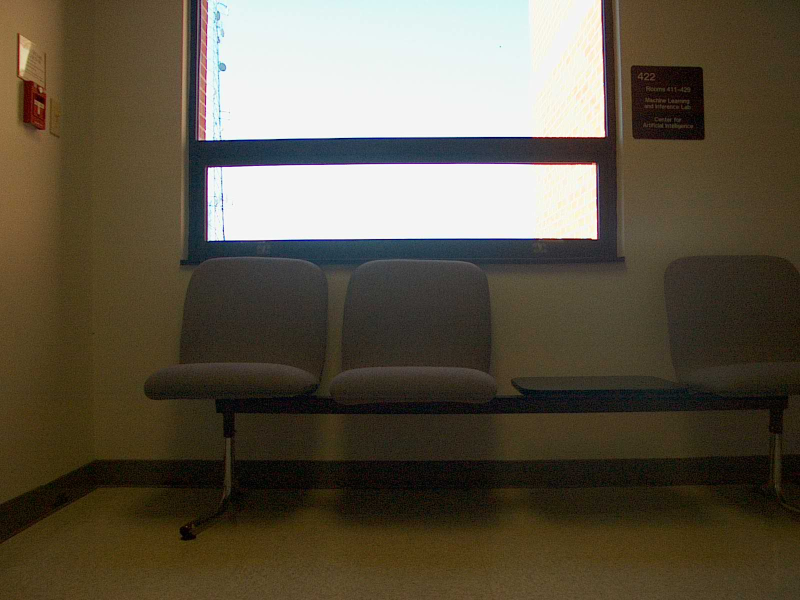
#> input picture hw2_cs682_smansur4/ST2MainHall4/ST2MainHall4002.jpg, 1600 x 1200 px (shown at 1/2 size); its folder holds 4 pictures in this run
$ python prob_2.py
#> lines starting #> are read from the running program, lines starting #| are printed output that depends on the picture
import cv2
import numpy as np
from matplotlib import pyplot as plt
import glob

np.seterr(divide='ignore', invalid='ignore')

def create_histograms(files):
    histograms = []
    for file in files:
            print(file)
            img = cv2.imread(file).astype('uint16')
            b_channels, g_channels, r_channels = img[:, :, 0], img[:, :, 1], img[:, :, 2]
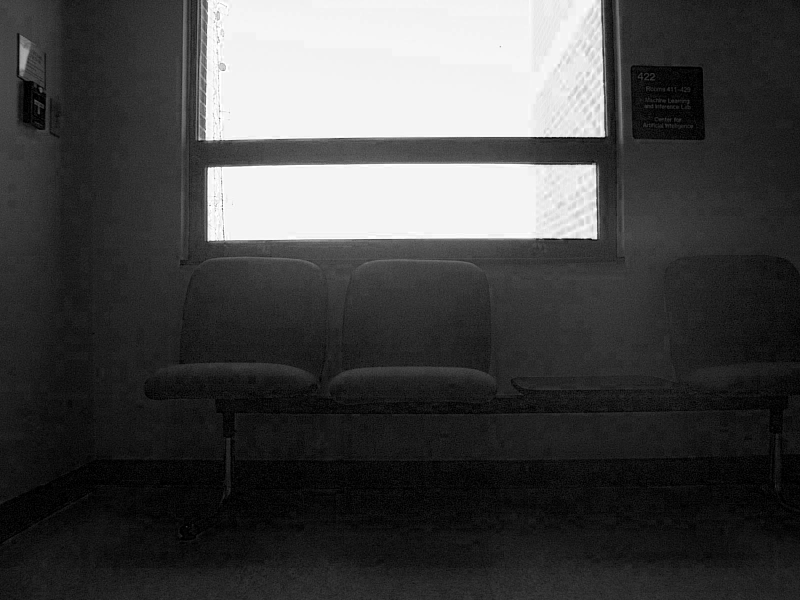
#> b_channels: shape (1200, 1600) uint16 (shown at 1/2 size); min 0, max 255, mean 69.8
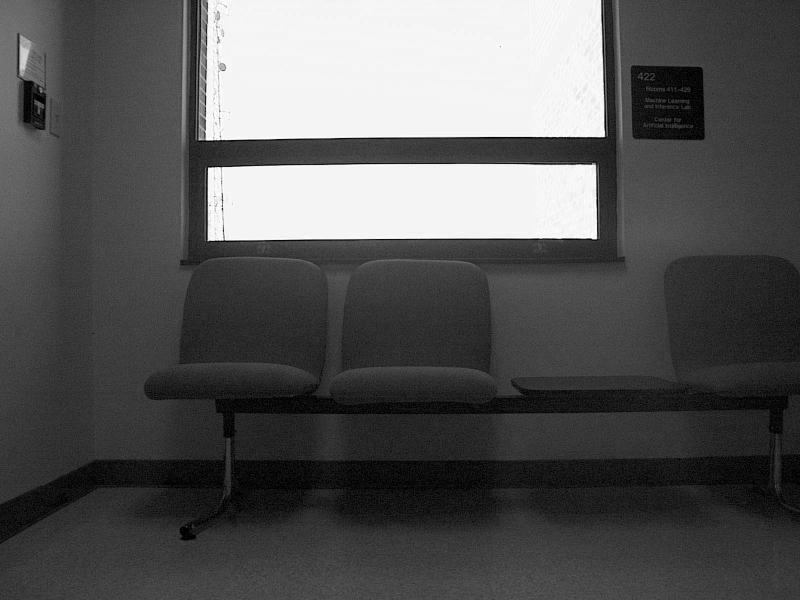
#> g_channels: shape (1200, 1600) uint16 (shown at 1/2 size); min 0, max 255, mean 85.9
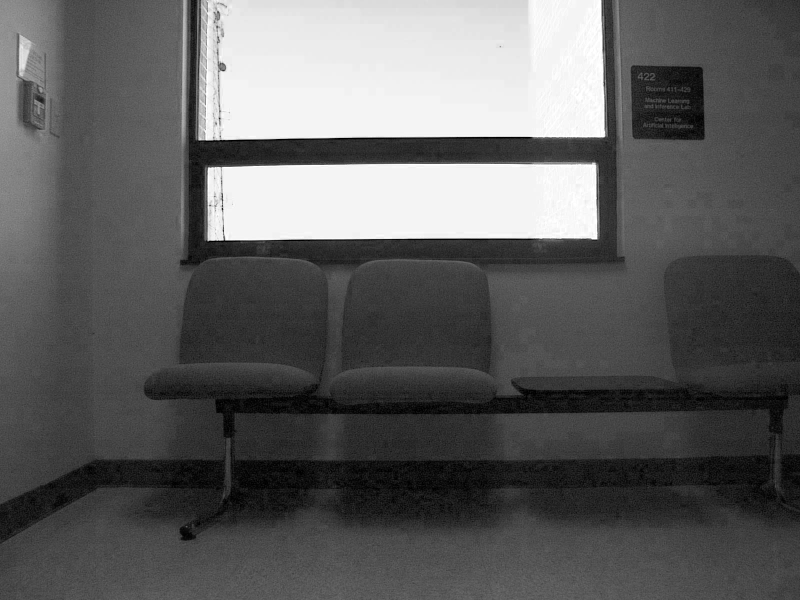
#> r_channels: shape (1200, 1600) uint16 (shown at 1/2 size); min 0, max 255, mean 94.2
            img_bit_shifted = (b_channels >> 5) + ((g_channels >> 5) << 3) + ((r_channels >>5) << 6)
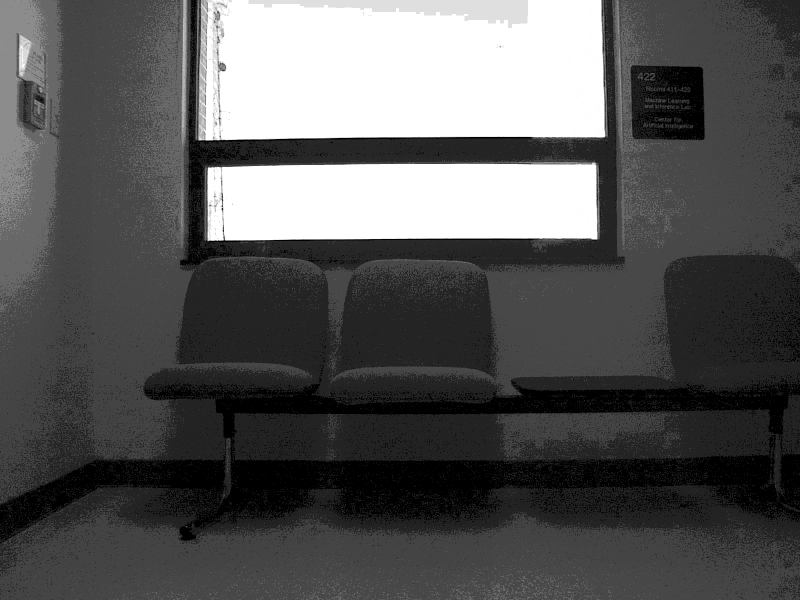
#> img_bit_shifted: shape (1200, 1600) uint16 (shown at 1/2 size); min 0, max 511, mean 175.9; drawn with min black and max white
            img_flat = img_bit_shifted.ravel()
            histogram, bins = np.histogram(img_flat,bins=range(0,513))
#> histogram = 512 values, max 314116 at index 145, min 0 at index 6, mean 3750; bins = 513 values from 0 to 512
            histograms.append(histogram)
#> pass 2 of the loop in create_histograms, `for file in files:`:
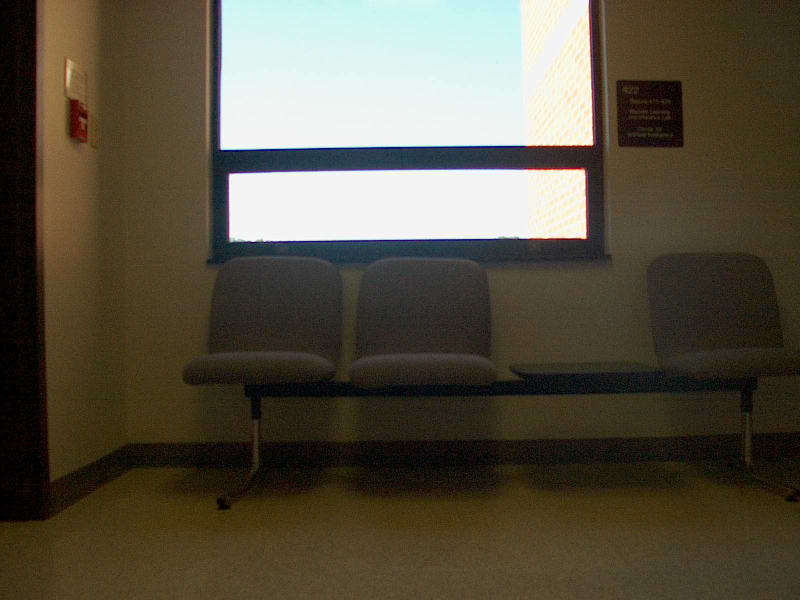
#> input picture hw2_cs682_smansur4/ST2MainHall4/ST2MainHall4004.jpg, 1600 x 1200 px (shown at 1/2 size)
#> in create_histograms, `b_channels, g_channels, r_channels = img[:, :, 0], img[:, :, 1], img[:..`:
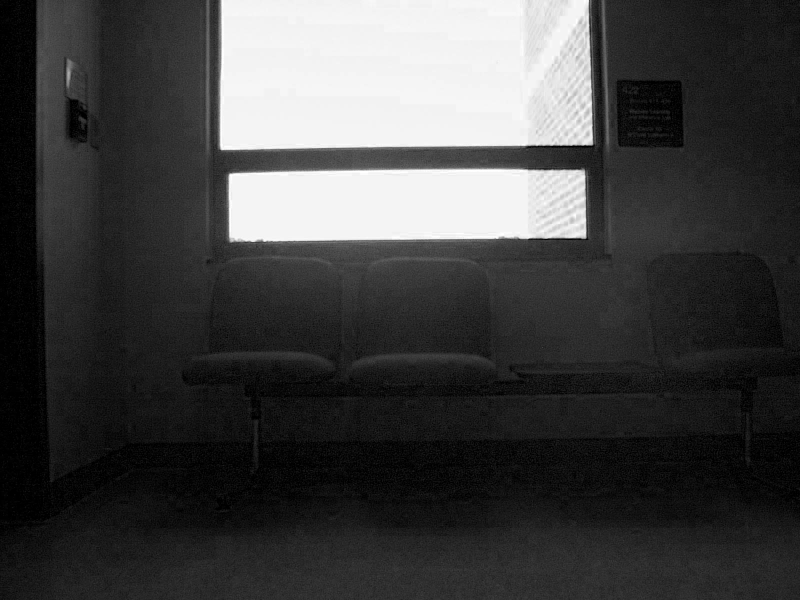
#> b_channels: shape (1200, 1600) uint16 (shown at 1/2 size); min 0, max 255, mean 65.9
#> in create_histograms, `img_bit_shifted = (b_channels >> 5) + ((g_channels >> 5) << 3) + ((r_c..`:
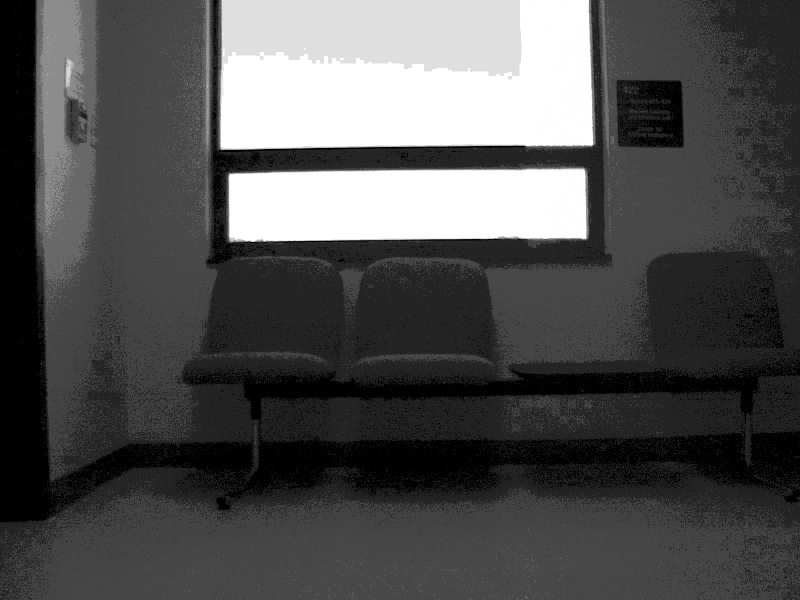
#> img_bit_shifted: shape (1200, 1600) uint16 (shown at 1/2 size); min 0, max 511, mean 163.1; drawn with min black and max white
#> histogram = 512 values, max 319850 at index 145, min 0 at index 5, mean 3750
#> pass 3 of the loop in create_histograms, `for file in files:`:
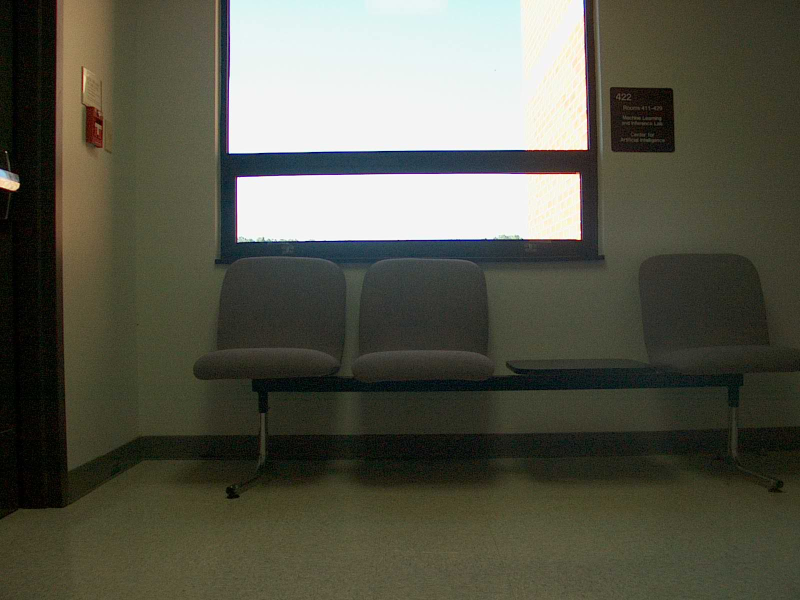
#> input picture hw2_cs682_smansur4/ST2MainHall4/ST2MainHall4005.jpg, 1600 x 1200 px (shown at 1/2 size)
#> in create_histograms, `b_channels, g_channels, r_channels = img[:, :, 0], img[:, :, 1], img[:..`:
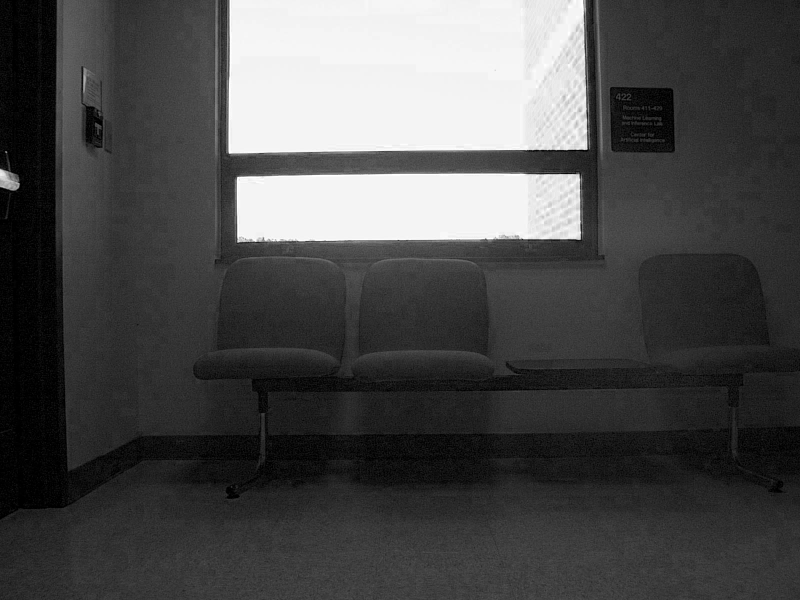
#> b_channels: shape (1200, 1600) uint16 (shown at 1/2 size); min 0, max 255, mean 75.6
#> in create_histograms, `img_bit_shifted = (b_channels >> 5) + ((g_channels >> 5) << 3) + ((r_c..`:
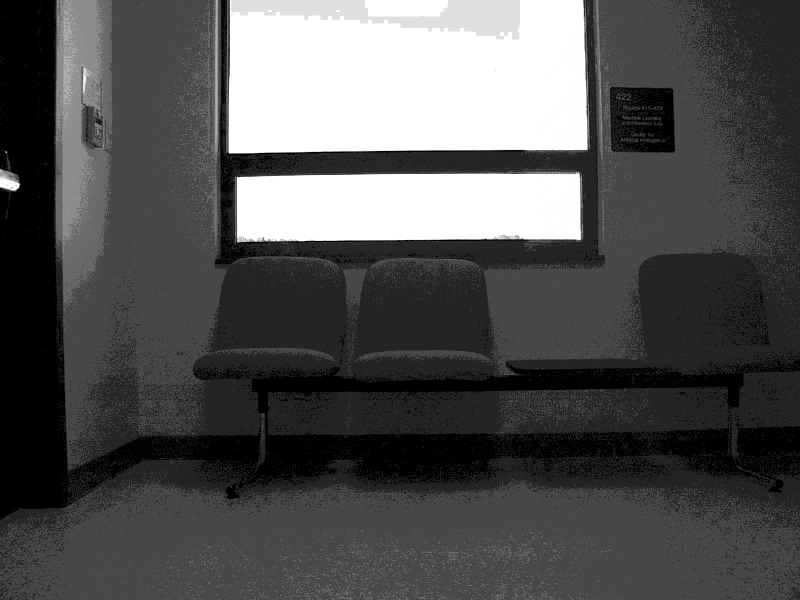
#> img_bit_shifted: shape (1200, 1600) uint16 (shown at 1/2 size); min 0, max 511, mean 165.7; drawn with min black and max white
#> histogram = 512 values, max 537591 at index 145, min 0 at index 5, mean 3750
#> the loop made 4 passes; the first 3 are shown
    return histograms

def histogram_intersection(h1, h2):
    intersection_val = np.true_divide(np.sum(np.minimum(h1,h2)), np.sum(np.maximum(h1,h2)))
    return intersection_val

def histogram_chi2(h1, h2):
    chi2_val = np.nansum(np.true_divide(np.square(np.subtract(h1, h2)), np.add(h1, h2)))
    return chi2_val

def plot(plt, matrix, title):
    fig, ax = plt.subplots()
    ax.set_xticks(np.arange(0, 99, 8))
    ax.set_yticks(np.arange(0, 99, 8))
    plt.setp(ax.get_xticklabels(), rotation=90, rotation_mode="anchor")
    ax.set_title(title)
    plt.imshow(matrix)
    plt.colorbar()
    plt.show()

def main():
    hist_intersect_1 = []
    hist_intersect_2 = []
    chi2_1 = []
    chi2_2 = []

    files = [file for file in glob.glob("ST2MainHall4/" + "*")]
    files.sort()

    print("computing histograms")
    h = create_histograms(files)
    print("computing histogram intersection & chi square measure ...")
    for i in range(0,99):
        for j in range(0,99):
            hist_intersect_2.append(histogram_intersection(h[i],h[j]))
            chi2_2.append(histogram_chi2(h[i],h[j]))
        hist_intersect_1.append(hist_intersect_2)
        chi2_1.append(chi2_2)
        hist_intersect_2 = []
        chi2_2 = []
    hist_intersection = np.array(hist_intersect_1)
    chi_square = np.array(chi2_1)

    g_max = 255
    hist_intersection_scaled = g_max * hist_intersection
    chi_square_scaled = g_max * (chi_square/max(chi_square.ravel()))
    #chi_square_scaled = (255-255*(chi_square-min(chi_square.ravel()))/(max(chi_square.ravel())-min(chi_square.ravel())))

    plot(plt, hist_intersection_scaled, "Histogram intersection")
    plot(plt, chi_square_scaled, "Chi-squared measure")

#> (the run stopped early here; a loop or call above may not have finished)
